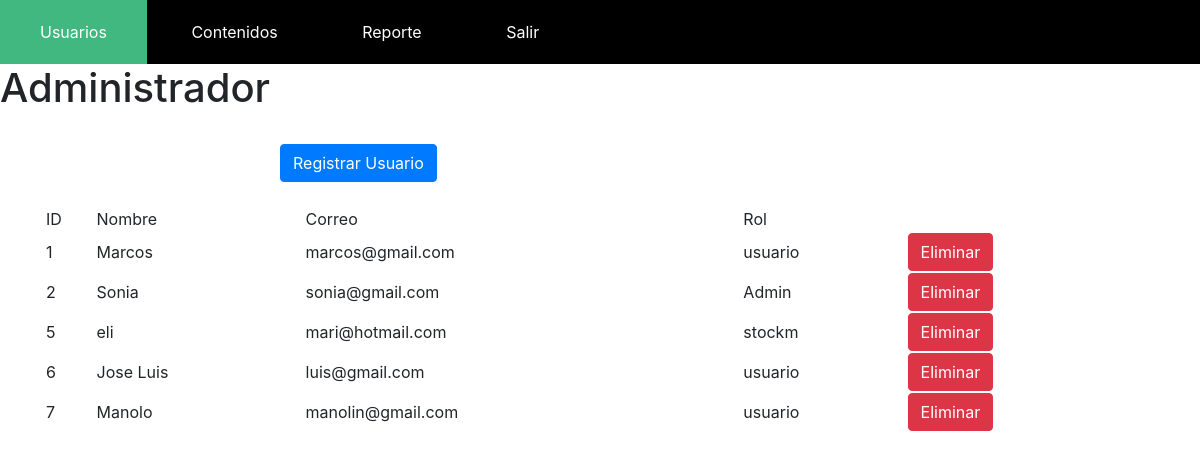
The app's page /admin.php with its own data.
### tables this page shows
CREATE TABLE `usuario` (
  `id_usuario` int(11) NOT NULL,
  `nombre` varchar(35) NOT NULL,
  `correo` varchar(45) NOT NULL,
  `password` varchar(45) NOT NULL,
  `id_rol` int(11) NOT NULL
);

CREATE TABLE `rol` (
  `id_rol` int(11) NOT NULL,
  `rol` varchar(30) NOT NULL
);

### admin.php (the view, shortened to what this page needs)
<?php
    require_once('conexion.php');
    $query = $conn->prepare("SELECT * FROM usuario inner join rol on usuario.id_rol = rol.id_rol ");
    $query->execute();
?>
<!DOCTYPE html>
<html lang="es">
    <head>
        <link rel="stylesheet" type="text/css" href="#">
        <link rel="stylesheet" href="https://maxcdn.bootstrapcdn.com/bootstrap/4.0.0/css/bootstrap.min.css">
    </head>
    <body>
    <div id="menu">
        <ul>
            <li><a href="admin.php">Usuarios</a></li>
            <li><a href="contenido.php">Contenidos</a></li>
            <li><a href="reportes.php">Reporte</a></li>
            <li><a href="cerrarsesion.php">Salir</a></li>
        </ul>
    </div>
<?php echo "<h1> Administrador &nbsp;". $_SESSION['nombre'] ." </h1>";?><br>
<div class="container">
<div class="row"> <button style="margin-left:250px;" type="button" class="btn btn-primary" data-toggle="modal" data-target="#myModal">Registrar Usuario</button></div><br>
<div class="container">
   <div class="row">
        <table style="width: 100%;">
            <thead>
                <tr>
                    <td>ID</td>
                    <td>Nombre</td>
                    <td>Correo</td>
                    <td>Rol</td>
                </tr>
                <?php
                while($res = $query->fetch()) {
                    echo "<tr>";
                    echo "<td>".$res['id_usuario']."</td>";
                    echo "<td>".$res['nombre']."</td>";
                    echo "<td>".$res['correo']."</td>";
                    echo "<td>".$res['rol']."</td>";
                    echo "<td><a href='eliminarUsuario.php?id_usuar=$res[id_usuario]'  onClick=\"return confirm('Seguro que deseas eliminarlo?')\"> <button type='button' class='btn btn-danger'>Eliminar</button></a></td>";
                    echo "</tr>";
                }
            ?>
            </thead>
          </table>
      </div>
              </div>
              </body>
              </html>

### admin.php (style rules this page uses)
#menu { background-color:#000; }
#menu ul { list-style: none; margin:0; padding:0; }
#menu ul li { display:inline-block; }
#menu ul li a { color:white; display:block; padding:20px 40px; text-decoration :none; }

### records on screen
usuario: id_usuario "1", nombre "Marcos", correo "marcos@gmail.com", id_rol.rol "usuario"
usuario: id_usuario "2", nombre "Sonia", correo "sonia@gmail.com", id_rol.rol "Admin"
usuario: id_usuario "5", nombre "eli", correo "mari@hotmail.com", id_rol.rol "stockm"
usuario: id_usuario "6", nombre "Jose Luis", correo "luis@gmail.com", id_rol.rol "usuario"
usuario: id_usuario "7", nombre "Manolo", correo "manolin@gmail.com", id_rol.rol "usuario"
